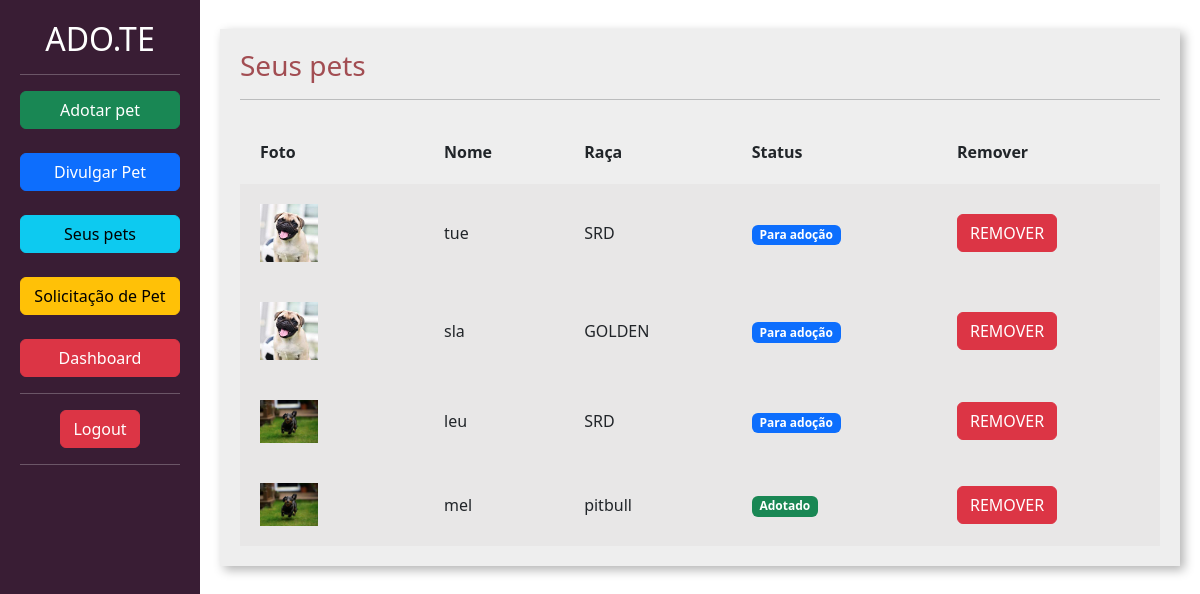
The app's page /divulgar/seus_pets/ (signed in) with its own data.
### divulgar/models.py (models this page shows, shortened)
class Pet(models.Model):
    choices_status = (('P', 'Para adoção'),
                      ('A', 'Adotado'))
    usuario = models.ForeignKey(User, on_delete=models.DO_NOTHING)
    foto = models.ImageField(upload_to="fotos_pets")
    nome = models.CharField(max_length=100)
    descricao = models.TextField()
    estado = models.CharField(max_length=50)
    cidade = models.CharField(max_length=50)
    telefone = models.CharField(max_length=50)
    tags = models.ManyToManyField(Tag)
    raca = models.ForeignKey(Raca, on_delete=models.DO_NOTHING)
    status = models.CharField(max_length=1, choices=choices_status, default='P')

class Raca(models.Model):
    raca = models.CharField(max_length=50)
    def __str__(self):
        return self.raca

### divulgar/views.py (the view)
# urls.py: path('seus_pets/', views.seus_pets, name="seus_pets"),
@login_required
def seus_pets(request):
    if request.method == "GET":
        pets = Pet.objects.filter(usuario=request.user)
        return render(request, 'seus_pets.html', {'pets': pets})

### divulgar/templates/seus_pets.html (shortened to what this page needs)
{% load static %}
<!doctype html>
<html lang="pt-BR">
    <head>
    <link href="https://cdn.jsdelivr.net/npm/bootstrap@5.3.0-alpha1/dist/css/bootstrap.min.css" rel="stylesheet">
    <link href="{% static 'usuarios/css/cadastro.css' %}" rel="stylesheet">
    <link href="{% static 'divulgar/css/novo_pet.css' %}" rel="stylesheet">
    <link href="{% static 'divulgar/css/seus_pet.css' %}" rel="stylesheet">
    </head>
    <body>
        <div class="container-fluid">
            <div class="row">
                <div class="col-md-2 bg-side sidebar">
                    <h2>ADO.TE</h2>
                    <hr>
                    <a class="btn btn-success col-12" href="/adotar/">Adotar pet</a><br><br>
                    <a class="btn btn-primary col-12" href="/divulgar/novo_pet/">Divulgar Pet</a><br><br>
                    <a class="btn btn-info col-12" href="/divulgar/seus_pets/">Seus pets</a><br><br>
                    <a class="btn btn-warning col-12" href="/divulgar/ver_pedido_adocao/">Solicitação de Pet</a><br><br>
                    <a class="btn btn-danger col-12" href="/divulgar/dashboard/">Dashboard</a>
                    <hr>
                    <a href=" {% url 'sair' %}" class="btn btn-danger">Logout</a>
                    <hr>
                </div>
                <div class="col-md">
                    <div class="wrapper">
                        <div class="box width80">
                            <h3 class="font-vinho">Seus pets</h3>
                            <hr>
                             <table class="tabela" cellpadding="20">
                                <tr>
                                    <th>Foto</th>
                                    <th>Nome</th>
                                    <th>Raça</th>
                                    <th>Status</th>
                                    <th>Remover</th>
                                </tr>
                                    {% for pet in pets %}
                                        <tr class="tabela-linha">
                                            <td width="20%">
                                                <img width="40%" src="{{pet.foto.url}}">
                                            </td>
                                            <td>
                                                {{pet.nome}}
                                            </td>
                                            <td>
                                                {{pet.raca}}
                                            </td>
                                            <td>
                                                {% if pet.status == "P" %}
                                                    <span class="badge text-bg-primary">Para adoção</span>
                                                {% elif pet.status == "A" %}
                                                    <span class="badge text-bg-success">Adotado</span>
                                                {% endif%}
                                            </td>
                                            <td>
                                                <a href="{% url 'remover_pet' pet.id %}" class="btn btn-danger">REMOVER</a>
                                            </td>
                                        </tr>
                                    {% endfor %}
                            </table>
                        </div>
                    </div>
                </div>
            </div>
        </div>
    </body>
</html>

### templates/static/usuarios/css/cadastro.css (style rules this page uses)
.bg-side { background-color: #391D34; color: white; height: 100vh; }

### templates/static/divulgar/css/novo_pet.css (style rules this page uses)
.sidebar { text-align: center; padding: 20px; }
.wrapper { margin-top: 3%; display: flex; flex-direction: row; justify-content: center; align-items: center; }
.box { padding:20px; width: 50vw; background: rgb(238, 238, 238); box-shadow: 4px 4px 10px rgba(0,0,0,.3); }
.font-vinho { color: #A24D52; }

### templates/static/divulgar/css/seus_pet.css (style rules this page uses)
.width80 { width: 80vw; }
.tabela { width: 100%; margin-top: 20px; }
.tabela-linha { background-color: #e8e7e7; }

### records on screen
Pet: foto (picture), nome "tue", raca "SRD", status "Para adoção"
Pet: foto (picture), nome "sla", raca "GOLDEN", status "Para adoção"
Pet: foto (picture), nome "leu", raca "SRD", status "Para adoção"
Pet: foto (picture), nome "mel", raca "pitbull", status "Adotado"
